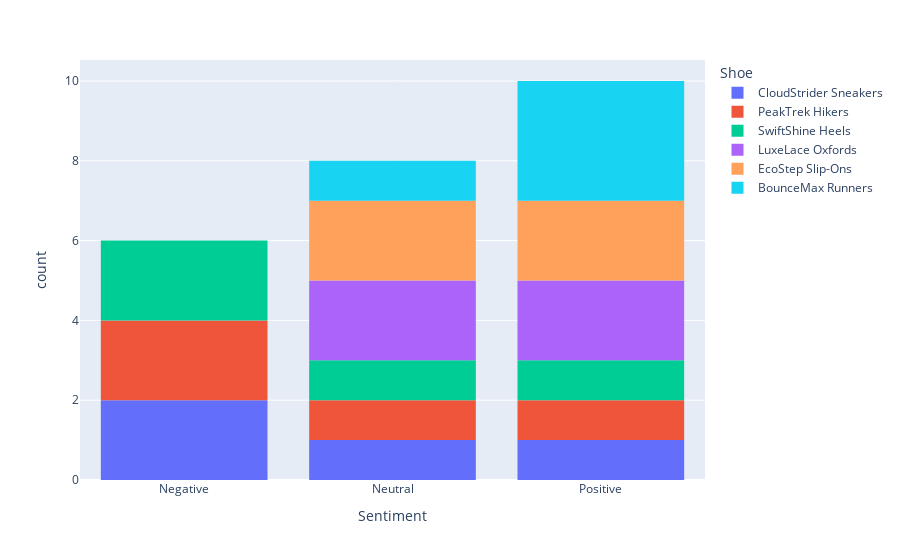

The code cell stored with this chart in its notebook:
### Code cell
import plotly.express as px

px.histogram(df,x="Sentiment", color='Shoe')

### Figure 1 — Plotly figure (JSON) as saved in the notebook; plotly's stock layout.template omitted (floating-point values rounded to 4 significant figures)
{"data": [{"alignmentgroup": "True", "bingroup": "x", "hovertemplate": "Shoe=CloudStrider Sneakers<br>Sentiment=%{x}<br>count=%{y}<extra></extra>", "legendgroup": "CloudStrider Sneakers", "marker": {"color": "#636efa", "pattern": {"shape": ""}}, "name": "CloudStrider Sneakers", "offsetgroup": "CloudStrider Sneakers", "orientation": "v", "showlegend": true, "type": "histogram", "x": ["Negative", "Negative", "Neutral", "Positive"], "xaxis": "x", "yaxis": "y"}, {"alignmentgroup": "True", "bingroup": "x", "hovertemplate": "Shoe=PeakTrek Hikers<br>Sentiment=%{x}<br>count=%{y}<extra></extra>", "legendgroup": "PeakTrek Hikers", "marker": {"color": "#EF553B", "pattern": {"shape": ""}}, "name": "PeakTrek Hikers", "offsetgroup": "PeakTrek Hikers", "orientation": "v", "showlegend": true, "type": "histogram", "x": ["Negative", "Negative", "Neutral", "Positive"], "xaxis": "x", "yaxis": "y"}, {"alignmentgroup": "True", "bingroup": "x", "hovertemplate": "Shoe=SwiftShine Heels<br>Sentiment=%{x}<br>count=%{y}<extra></extra>", "legendgroup": "SwiftShine Heels", "marker": {"color": "#00cc96", "pattern": {"shape": ""}}, "name": "SwiftShine Heels", "offsetgroup": "SwiftShine Heels", "orientation": "v", "showlegend": true, "type": "histogram", "x": ["Negative", "Neutral", "Negative", "Positive"], "xaxis": "x", "yaxis": "y"}, {"alignmentgroup": "True", "bingroup": "x", "hovertemplate": "Shoe=LuxeLace Oxfords<br>Sentiment=%{x}<br>count=%{y}<extra></extra>", "legendgroup": "LuxeLace Oxfords", "marker": {"color": "#ab63fa", "pattern": {"shape": ""}}, "name": "LuxeLace Oxfords", "offsetgroup": "LuxeLace Oxfords", "orientation": "v", "showlegend": true, "type": "histogram", "x": ["Positive", "Neutral", "Positive", "Neutral"], "xaxis": "x", "yaxis": "y"}, {"alignmentgroup": "True", "bingroup": "x", "hovertemplate": "Shoe=EcoStep Slip-Ons<br>Sentiment=%{x}<br>count=%{y}<extra></extra>", "legendgroup": "EcoStep Slip-Ons", "marker": {"color": "#FFA15A", "pattern": {"shape": ""}}, "name": "EcoStep Slip-Ons", "offsetgroup": "EcoStep Slip-Ons", "orientation": "v", "showlegend": true, "type": "histogram", "x": ["Positive", "Neutral", "Positive", "Neutral"], "xaxis": "x", "yaxis": "y"}, {"alignmentgroup": "True", "bingroup": "x", "hovertemplate": "Shoe=BounceMax Runners<br>Sentiment=%{x}<br>count=%{y}<extra></extra>", "legendgroup": "BounceMax Runners", "marker": {"color": "#19d3f3", "pattern": {"shape": ""}}, "name": "BounceMax Runners", "offsetgroup": "BounceMax Runners", "orientation": "v", "showlegend": true, "type": "histogram", "x": ["Positive", "Positive", "Neutral", "Positive"], "xaxis": "x", "yaxis": "y"}], "layout": {"barmode": "relative", "legend": {"title": {"text": "Shoe"}, "tracegroupgap": 0}, "margin": {"t": 60}, "xaxis": {"anchor": "y", "domain": [0, 1], "title": {"text": "Sentiment"}}, "yaxis": {"anchor": "x", "domain": [0, 1], "title": {"text": "count"}}}}
